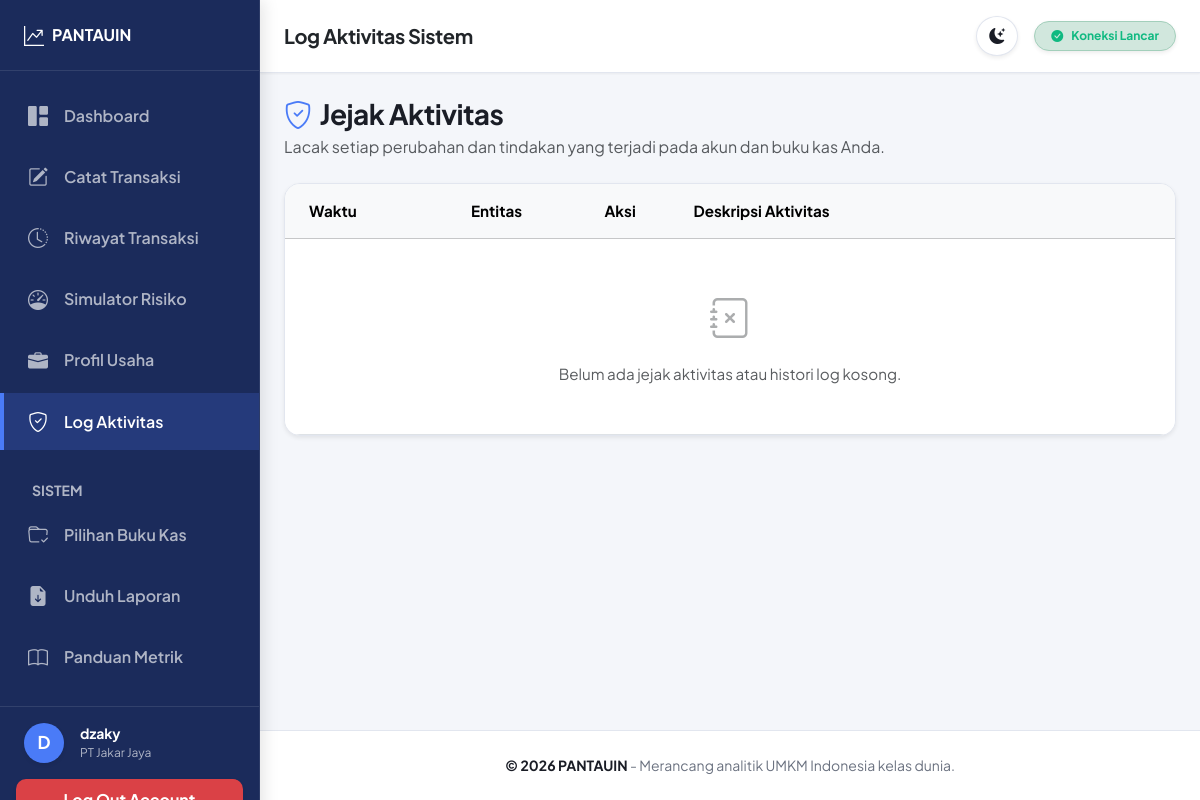
The app's page /log-aktivitas (signed in), older data.
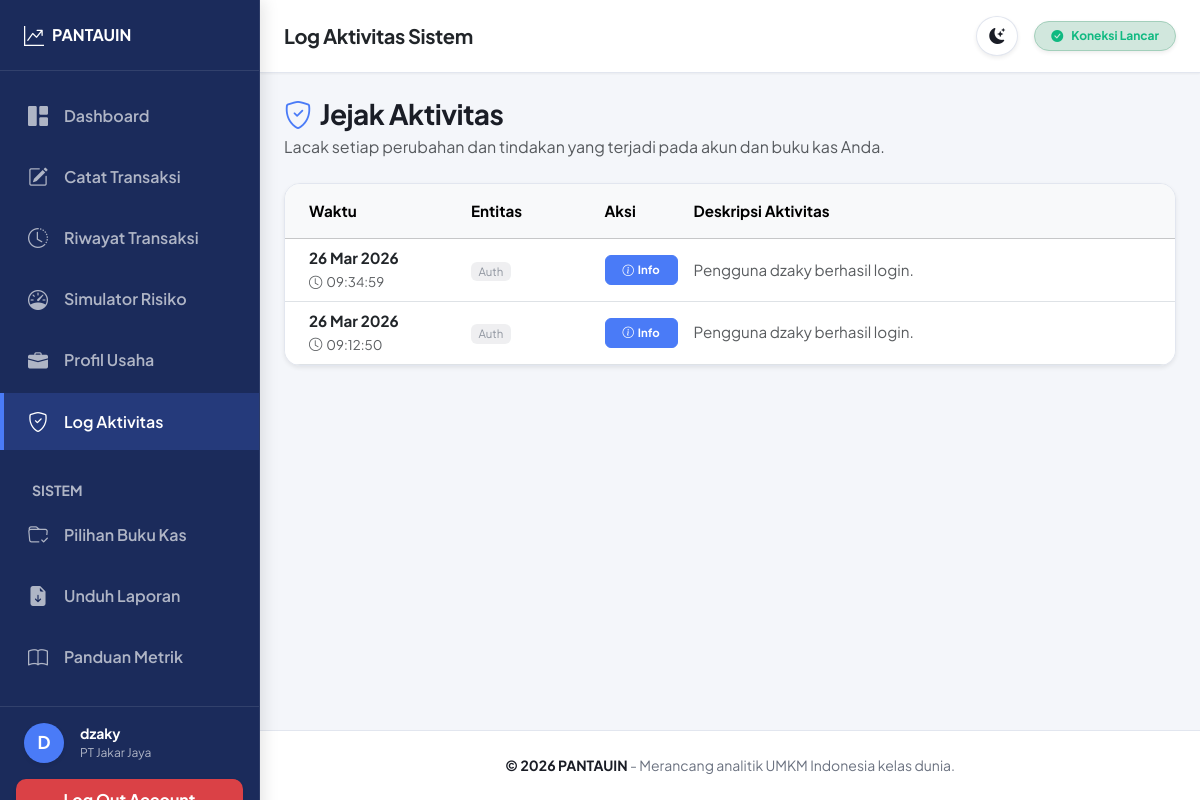
The same page, newer data.
### models.py (models this page shows)
class BukuKas(db.Model):
    __tablename__ = 'buku_kas'
    id = db.Column(db.Integer, primary_key=True)
    user_id = db.Column(db.Integer, db.ForeignKey('users.id', ondelete='CASCADE'), nullable=False)
    nama_buku = db.Column(db.String(100), nullable=False)
    created_at = db.Column(db.DateTime(timezone=True), server_default=func.now())
    user = db.relationship('User', backref=db.backref('buku_kas', lazy=True, cascade='all, delete-orphan'))
    profil = db.relationship('ProfilPerusahaan', backref='buku_kas', uselist=False, lazy=True, cascade='all, delete-orphan')

class AktivitasLog(db.Model):
    __tablename__ = 'aktivitas_log'
    id = db.Column(db.Integer, primary_key=True)
    user_id = db.Column(db.Integer, db.ForeignKey('users.id', ondelete='CASCADE'), nullable=False)
    buku_kas_id = db.Column(db.Integer, db.ForeignKey('buku_kas.id', ondelete='SET NULL'), nullable=True)
    entitas = db.Column(db.String(50), nullable=False) # e.g., Transaksi, BukuKas, Auth
    aktivitas = db.Column(db.Text, nullable=False)
    tipe_aksi = db.Column(db.String(20), nullable=False) # e.g., tambah, ubah, hapus, info
    waktu = db.Column(db.DateTime(timezone=True), server_default=func.now())
    user = db.relationship('User', backref=db.backref('aktivitas_user', lazy=True), overlaps="log_aktivitas,user_rel")
    buku_kas = db.relationship('BukuKas', backref=db.backref('aktivitas_buku', lazy=True))

### app.py (the view)
    @app.route('/log-aktivitas', methods=['GET'])
    @login_required
    def log_aktivitas():
        try:
            buku_kas_id = session.get('buku_kas_id')
            query = AktivitasLog.query.filter_by(user_id=session['user_id'])
            if buku_kas_id:
                query = query.filter(db.or_(AktivitasLog.buku_kas_id == buku_kas_id, AktivitasLog.buku_kas_id == None))
            logs = query.order_by(AktivitasLog.waktu.desc()).limit(100).all()
            return render_template('log_aktivitas.html', logs=logs)
        except Exception as e:
            return render_template('error.html', pesan=f"Gagal memuat log aktivitas. {str(e)}"), 500

### templates/log_aktivitas.html (shortened to what this page needs)
{% extends 'base.html' %}
{% block page_heading %}Log Aktivitas Sistem{% endblock %}
{% block content %}
<div class="row mb-4">
    <div class="col-12 d-flex justify-content-between align-items-center flex-wrap gap-3">
        <div>
            <h1 class="h3 fw-bold mb-1"><i class="bi bi-shield-check me-2 text-primary"></i>Jejak Aktivitas</h1>
            <p class="text-muted mb-0">Lacak setiap perubahan dan tindakan yang terjadi pada akun dan buku kas Anda.</p>
        </div>
    </div>
</div>
<div class="card summary-card p-0 shadow-sm overflow-hidden">
    <div class="table-responsive">
        <table class="table table-hover mb-0 align-middle" style="font-size: 0.95rem;">
            <thead class="table-light">
                <tr>
                    <th class="py-3 ps-4" style="width: 20%;">Waktu</th>
                    <th class="py-3" style="width: 15%;">Entitas</th>
                    <th class="py-3" style="width: 10%;">Aksi</th>
                    <th class="py-3 pe-4">Deskripsi Aktivitas</th>
                </tr>
            </thead>
            <tbody>
                {% if logs %}
                {% for log in logs %}
                <tr>
                    <td class="ps-4 text-muted">
                        <span class="fw-bold d-block text-dark">{{ log.waktu.strftime('%d %b %Y') }}</span>
                        <small><i class="bi bi-clock me-1"></i>{{ log.waktu.strftime('%H:%M:%S') }}</small>
                    </td>
                    <td>
                        <span class="badge bg-secondary opacity-75 fw-normal">{{ log.entitas }}</span>
                    </td>
                    <td>
                        {% if log.tipe_aksi == 'tambah' %}
                        <span class="badge bg-success bg-opacity-10 text-success border border-success border-opacity-25 w-100 py-2"><i class="bi bi-plus-circle me-1"></i>Tambah</span>
                        {% elif log.tipe_aksi == 'ubah' %}
                        <span class="badge bg-warning bg-opacity-10 text-warning border border-warning border-opacity-25 w-100 py-2"><i class="bi bi-pencil-square me-1"></i>Ubah</span>
                        {% elif log.tipe_aksi == 'hapus' %}
                        <span class="badge bg-danger bg-opacity-10 text-danger border border-danger border-opacity-25 w-100 py-2"><i class="bi bi-trash me-1"></i>Hapus</span>
                        {% else %}
                        <span class="badge bg-info bg-opacity-10 text-info border border-info border-opacity-25 w-100 py-2"><i class="bi bi-info-circle me-1"></i>Info</span>
                        {% endif %}
                    </td>
                    <td class="pe-4 text-muted">
                        {{ log.aktivitas }}
                    </td>
                </tr>
                {% endfor %}
                {% else %}
                <tr>
                    <td colspan="4" class="py-5 text-center text-muted">
                        <i class="bi bi-journal-x fs-1 d-block mb-3 opacity-50"></i>
                        Belum ada jejak aktivitas atau histori log kosong.
                    </td>
                </tr>
                {% endif %}
            </tbody>
        </table>
    </div>
</div>
{% endblock %}

### templates/base.html (shortened to what this page needs)
<!DOCTYPE html>
<html lang="id">
<head>
    <link href="https://cdn.jsdelivr.net/npm/bootstrap@5.3.2/dist/css/bootstrap.min.css" rel="stylesheet">
    <link rel="stylesheet" href="https://cdn.jsdelivr.net/npm/bootstrap-icons@1.11.3/font/bootstrap-icons.min.css">
    <link rel="stylesheet" href="{{ url_for('static', filename='css/style.css') }}">
</head>
<body>
    {% if session.get('user_id') %}
    <aside class="sidebar" id="sidebar">
        <div class="sidebar-header">
            <a class="brand" href="{{ url_for('dashboard') }}" aria-label="Beranda Utama PANTAUIN">
                <i class="bi bi-graph-up-arrow fs-5 me-2"></i> PANTAUIN
            </a>
        </div>
        <div class="sidebar-menu flex-grow-1 overflow-auto py-3">
            <ul class="nav flex-column">
                <li class="nav-item mb-1">
                    <a class="nav-link {% if request.endpoint == 'dashboard' %}active{% endif %}"
                        href="{{ url_for('dashboard') }}">
                        <i class="bi bi-grid-1x2-fill fs-5 me-3"></i> Dashboard
                    </a>
                </li>
                <li class="nav-item mb-1">
                    <a class="nav-link {% if request.endpoint in ['input_transaksi', 'upload_csv'] %}active{% endif %}"
                        href="{{ url_for('input_transaksi') }}">
                        <i class="bi bi-pencil-square fs-5 me-3"></i> Catat Transaksi
                    </a>
                </li>
                <li class="nav-item mb-1">
                    <a class="nav-link {% if request.endpoint == 'riwayat' %}active{% endif %}"
                        href="{{ url_for('riwayat') }}">
                        <i class="bi bi-clock-history fs-5 me-3"></i> Riwayat Transaksi
                    </a>
                </li>
                <li class="nav-item mb-1">
                    <a class="nav-link {% if request.endpoint == 'simulator' %}active{% endif %}"
                        href="{{ url_for('simulator') }}">
                        <i class="bi bi-speedometer fs-5 me-3"></i> Simulator Risiko
                    </a>
                </li>
                <li class="nav-item mb-1">
                    <a class="nav-link {% if request.endpoint == 'edit_profil_perusahaan' %}active{% endif %}"
                        href="{{ url_for('edit_profil_perusahaan') }}">
                        <i class="bi bi-briefcase-fill fs-5 me-3"></i> Profil Usaha
                    </a>
                </li>
                <li class="nav-item mb-1">
                    <a class="nav-link {% if request.endpoint == 'log_aktivitas' %}active{% endif %}"
                        href="{{ url_for('log_aktivitas') }}">
                        <i class="bi bi-shield-check fs-5 me-3"></i> Log Aktivitas
                    </a>
                </li>
                <li class="nav-item mb-1 mt-4 px-3">
                    <span class="small fw-bold text-uppercase ms-3" style="color: var(--sidebar-link-color);">Sistem</span>
                </li>
                <li class="nav-item mb-1">
                    <a class="nav-link {% if request.endpoint == 'buku_kas_manager' %}active{% endif %}"
                        href="{{ url_for('buku_kas_manager') }}">
                        <i class="bi bi-folder-check fs-5 me-3"></i> Pilihan Buku Kas
                    </a>
                </li>
                <li class="nav-item mb-1">
                    <a class="nav-link" href="{{ url_for('download_report') }}">
                        <i class="bi bi-file-earmark-arrow-down-fill fs-5 me-3"></i> Unduh Laporan
                    </a>
                </li>
                <li class="nav-item mb-1">
                    <a class="nav-link {% if request.endpoint == 'panduan_metrik' %}active{% endif %}"
                        href="{{ url_for('panduan_metrik') }}">
                        <i class="bi bi-book fs-5 me-3"></i> Panduan Metrik
                    </a>
                </li>
            </ul>
        </div>
        <div class="sidebar-footer p-3 border-top" style="border-color: var(--sidebar-hover-bg) !important;">
            <div class="d-flex align-items-center mb-3 px-2" style="color: var(--sidebar-text);">
                <div class="rounded-circle d-flex align-items-center justify-content-center fw-bold me-3 shadow-sm"
                    style="width: 40px; height: 40px; font-size: 1.1rem; background: var(--accent-color); color: #fff;">
                    {{ session.username[0]|upper }}
                </div>
                <div>
                    <div class="small fw-bold text-truncate" style="max-width: 140px;">{{ session.username }}</div>
                    <div class="small text-truncate" style="font-size: 0.75rem; max-width: 140px; color: var(--sidebar-link-color);"
                        title="{{ buku_kas_aktif.nama_buku if buku_kas_aktif else 'Belum Pilih Proyek' }}">
                        {{ buku_kas_aktif.nama_buku if buku_kas_aktif else 'Belum Pilih Proyek' }}
                    </div>
                </div>
            </div>
            <form action="{{ url_for('logout') }}" method="POST" class="w-100">
                <button type="submit" class="btn btn-danger w-100 fw-bold shadow-sm"
                    style="background-color: rgba(239, 68, 68, 0.9); border:none;" aria-label="Keluar dari akun">Log Out
                    Account</button>
            </form>
        </div>
    </aside>
    <div class="main-wrapper" id="mainWrapper">
        <header class="topbar d-flex align-items-center justify-content-between">
            <div class="d-flex align-items-center">
                <h5 class="mb-0 fw-bold text-dark d-none d-sm-block">{% block page_heading %}Ikhtisar Sistem{% endblock
                    %}</h5>
            </div>
            <div class="d-flex align-items-center gap-3">
                <button type="button" class="btn btn-light rounded-circle shadow-sm d-flex align-items-center justify-content-center" id="theme-toggle" aria-label="Toggle Theme" style="width: 40px; height: 40px; border-color: var(--border-color); background-color: var(--surface-color); color: var(--text-dark);">
                    <i class="bi bi-moon-stars-fill" id="theme-icon"></i>
                </button>
                <span
                    class="badge bg-success-subtle text-success border border-success-subtle rounded-pill px-3 py-2 fw-bold shadow-sm d-flex align-items-center">
                    <i class="bi bi-check-circle-fill me-2"></i> Koneksi Lancar
                </span>
            </div>
        </header>
        <main class="content-area p-4 flex-grow-1" id="main-content">
            {% block content %}{% endblock %}
        </main>
        <footer class="text-center py-4 mt-auto small border-top" style="background-color: var(--surface-color); color: var(--text-muted);">
            <span class="fw-bold" style="color: var(--text-dark);">© 2026 PANTAUIN</span> - Merancang analitik UMKM Indonesia kelas dunia.
        </footer>
    </div>
    {% endif %}
</body>
</html>

### static/css/style.css (style rules this page uses)
:root { --primary-color: #1B2B5B; --primary-light: #4A7BF7; --primary-lighter: #E8EEFB; --primary-dark: #0F1A3A; --accent-color: #4A7BF7; --accent-light: rgba(74, 123, 247, 0.12); --success-color: #10B981; --warning-color: #F59E0B; --danger-color: #EF4444; --bs-primary: #1B2B5B; --bs-primary-rgb: 27, 43, 91; --bs-info: #4A7BF7; --bs-info-rgb: 74, 123, 247; --bg-color: #F4F6FA; --surface-color: #ffffff; --text-dark: #1A1D26; --text-muted: #6B7280; --border-color: #E2E6EF; --sidebar-bg: #1B2B5B; --sidebar-text: #ffffff; --sidebar-hover-bg: rgba(255, 255, 255, 0.1); --sidebar-link-color: rgba(255, 255, 255, 0.65); --sidebar-width: 260px; }
body { background-color: var(--bg-color); color: var(--text-dark); font-family: 'Plus Jakarta Sans', sans-serif; -webkit-font-smoothing: antialiased; overflow-x: hidden; }
h1, h2, h3, h4, h5, h6 { color: var(--text-dark); font-weight: 700; letter-spacing: -0.02em; }
.btn { border-radius: 10px; font-weight: 600; padding: 0.6rem 1.25rem; transition: all 0.2s; }
.sidebar { width: var(--sidebar-width); background-color: var(--sidebar-bg); min-height: 100vh; position: fixed; top: 0; left: 0; z-index: 1040; display: flex; flex-direction: column; transition: transform 0.3s cubic-bezier(0.4, 0, 0.2, 1); box-shadow: 4px 0 15px rgba(0, 0, 0, 0.1); border-right: 1px solid rgba(255, 255, 255, 0.08); }
.sidebar .brand { padding: 1.25rem 1.5rem; color: var(--sidebar-text); text-decoration: none; display: flex; align-items: center; border-bottom: 1px solid rgba(255, 255, 255, 0.1); font-weight: 700; }
.sidebar .nav-link { color: var(--sidebar-link-color); padding: 0.85rem 1.5rem; font-weight: 600; transition: all 0.2s; border-left: 4px solid transparent; display: flex; align-items: center; }
.sidebar .nav-link.active { color: #ffffff; background-color: rgba(74, 123, 247, 0.2); border-left: 4px solid var(--accent-color); }
.main-wrapper { margin-left: var(--sidebar-width); min-height: 100vh; display: flex; flex-direction: column; transition: margin-left 0.3s cubic-bezier(0.4, 0, 0.2, 1); }
.topbar { background: var(--surface-color); padding: 1rem 1.5rem; border-bottom: 1px solid var(--border-color); z-index: 1030; position: sticky; top: 0; box-shadow: 0 1px 2px 0 rgba(0, 0, 0, 0.05); }
.summary-card { border-radius: 16px; border: 1px solid var(--border-color); box-shadow: 0 1px 3px rgba(0, 0, 0, 0.04); background: var(--surface-color); transition: transform 0.2s, box-shadow 0.2s; }
.table-responsive { -webkit-overflow-scrolling: touch; }
.table-responsive table { white-space: nowrap; }
a { color: var(--accent-color); transition: color 0.2s; }
.text-primary { color: var(--accent-color) !important; }
.text-info { color: var(--accent-color) !important; }
.badge.bg-info { background-color: var(--accent-color) !important; color: #fff !important; }
.badge.bg-secondary { background-color: rgba(107, 114, 128, 0.15) !important; color: var(--text-muted) !important; }
.border-info { border-color: var(--accent-color) !important; }
.text-success { color: var(--success-color) !important; }
footer.border-top { background-color: var(--surface-color) !important; border-color: var(--border-color) !important; color: var(--text-muted) !important; }

Row changes from the older to the newer data that the page shows:
added AktivitasLog: waktu "26 Mar 2026", waktu "09:34:59", entitas "Auth", tipe_aksi "info" (drawn), aktivitas "Pengguna dzaky berhasil login."
added AktivitasLog: waktu "26 Mar 2026", waktu "09:12:50", entitas "Auth", tipe_aksi "info" (drawn), aktivitas "Pengguna dzaky berhasil login."
Text that changed along with them:
text no longer shown: "Belum ada jejak aktivitas atau histori log kosong."
